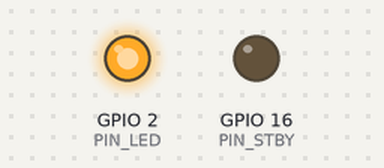
Recording of a program running on a simulated ESP32. Parts: output pins drawn as LEDs (lit = HIGH). What the program prints to the serial monitor is not drawn.

Above: at 0.1 s.
Timing chart, 0 to 1.6 s (numbered marks = the images above):
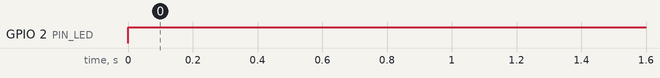

Measured:
- by itself, GPIO 2 (PIN_LED): LOW → HIGH at 0.00 s

The program:

main.cpp
```cpp
#include <Arduino.h>
#include <macros.h>

void funcion_tarea1(void *parameter) {
  Serial.printf("funcion_tarea1 se ejecuta en nucleo %d con prioridad %d\n", xPortGetCoreID(), uxTaskPriorityGet(NULL));
  while (true)
    digitalWrite(PIN_LED, HIGH);
}

void setup() {
  Serial.begin(115200);
  char nombreTarea1[] = "Tarea1";
  int nucleo = 1, prioridad = 0, bytes_stack = 10000;
  void *argumentos = NULL;
  TaskHandle_t tarea1;

  pinMode(PIN_STBY, OUTPUT);  digitalWrite(PIN_STBY, LOW);
  pinMode(PIN_LED,  OUTPUT);
  xTaskCreatePinnedToCore(funcion_tarea1, nombreTarea1, bytes_stack, argumentos, prioridad, &tarea1, nucleo);
  delay(100);
}

void loop() {
  Serial.printf("loop se ejecuta en el nucleo %d con prioridad %d\n", xPortGetCoreID(), uxTaskPriorityGet(NULL));
  while (true) {
    digitalWrite(PIN_LED, LOW);
    delay(100);
  }
}
```

macros.h
```cpp
#define CONV_BAT (3.6/1100.0)  // Factor para convertir lectura 12 bits (0-4095) a volts

#define PIN_LED    2
#define PIN_BOTON 12

// *** Conexiones del DOIT ESP32 DEVKITV1 al driver TB6612 ***
//   PIN DRV   --->  PIN ESP32
#define PIN_PWMA 18  //
#define PIN_AIN2  5  //
#define PIN_AIN1 17  // Marcado como TX2
#define PIN_STBY 16  // Marcado como RX2
#define PIN_BIN1  4  //
#define PIN_BIN2  2  //
#define PIN_PWMB 15  //

// *** Lado derecho del driver TB6612 ***
//      VM          Fuente potencia de 5v+
//      VCC         Marcado como 3V3 (3.3v) en el ESP32
//      A01         Hacia el motor izq M2
//      A02         Hacia el motor izq M1
//      B02         Hacia el motor der M2
//      B01         Hacia el motor der M1
//      GND         Hacia el pin GND en el ESP32

// Parametros de la generacion de pulsos PWM para controlar los dos motores
#define PWM_CANAL_A    0
#define PWM_CANAL_B    1
#define PWM_FRECUENCIA 20000
#define PWM_RESOLUCION 8
```
